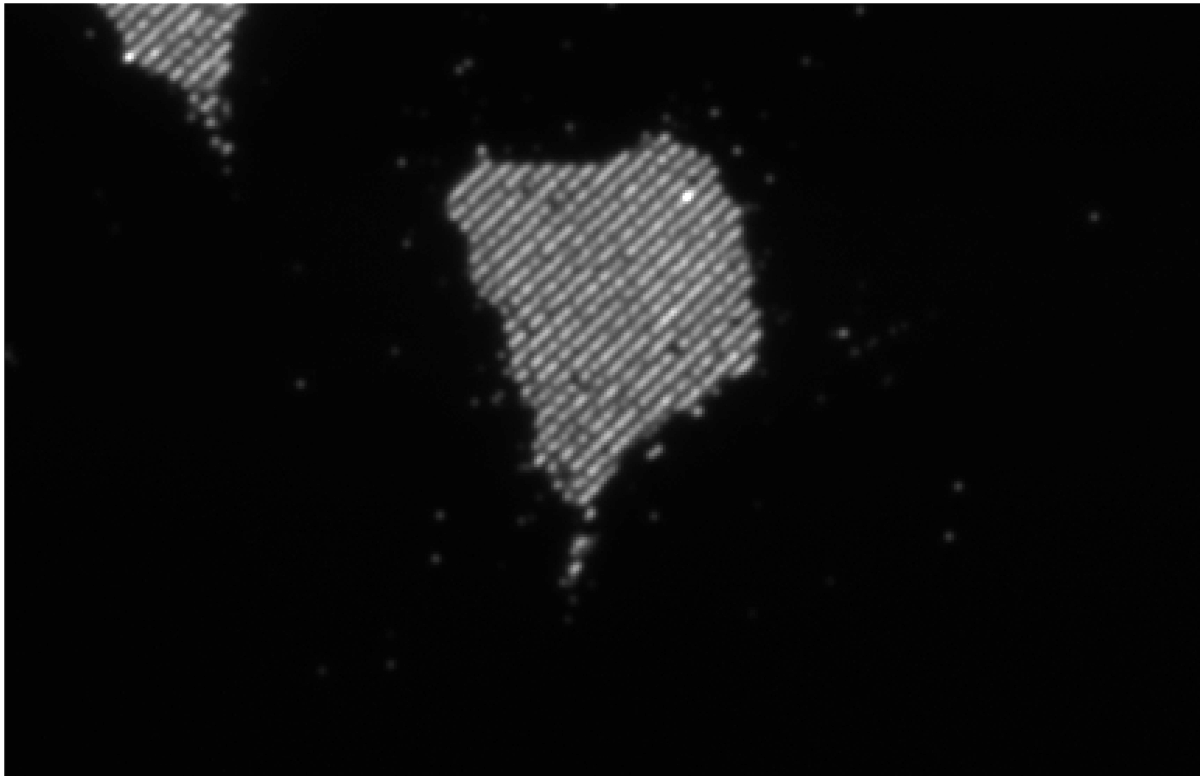
#> input picture midterm/cells-SIM.tif, 1202 x 777 px
$ jupyter execute --allow-errors Andrey-Goncharov-BIA2025-Midterm.ipynb
#> lines starting #> are read from the running program, lines starting #| are printed output that depends on the picture; after the words box and inside, x2 and y2 are one past the last pixel; in counts of white or black regions, pixels touching at a corner belong together
# Problem 1

**Q1** This subcephalic superthoracic organ is ventral with regard to midfrontal coronal plane and includes dextral and sinistral lobes which are equidistant from the midsagittal plane.” What organ is this radiologist talking about? What modality is the safest and the most reasonable choice for imaging its cranial-caudal motus?

**Answer:**
The organ is the thyroid gland. Ultrasound is the safest and most reasonable choice.

**Q2** What is the Fourier Transform of the Point Spread Function? Which computer tomography machine is more expensive: the one that has a large value of the integral under the curve of this transform; or the one with a small value?

**Answer:**
It is modulation transfer function (MTF): $H(u,v) = F(h(x,y))$. The machine with a large value under the integral curve is more expensive.

**Q3** What is the major difference between a phase contrast microscope and a confocal microscope?

**Answer:**
Phase‑contrast boosts contrast across the whole volume, whereas confocal removes out‑of‑focus light to achieve optical sectioning and much cleaner images at the cost of much slower speed.

**Q4** How much of X-ray radiation (in mSv) is transmitted to a patient during a typical dental X-ray? How does that compare to the natural radiation background on the Earth?

**Answer:**
Dental X‑ray is 0.005 mSv. It is comparable to 1 day of natural background radiation.

# Problem 2

## Problem 2.1.

[cell 1]
import numpy as np
import matplotlib.pyplot as plt
from skimage import io, transform, filters, measure
from skimage.metrics import peak_signal_noise_ratio as psnr, structural_similarity as ssim

img_orig = io.imread("cells-SIM.tif")
#> img_orig is the input picture: shape (777, 1202); min 0, max 255, mean 16.2

print(img_orig.shape)
#| (777, 1202)

plt.figure(figsize=(6, 4))
plt.imshow(img_orig, cmap="gray")
plt.title("Original cells‑SIM.tif")
plt.axis("off")

[cell 2]
img = np.copy(img_orig)

# Remove white border
img[:10, :10] = 0
#> img: shape (777, 1202); 0.01% of pixels changed, all inside (x1, y1, x2, y2) = (0, 0, 10, 10)
img[:10, -10:] = 0
#> img: shape (777, 1202); min 0, max 255, mean 16.2
img[-10:, -10:] = 0
#> img: shape (777, 1202); min 0, max 255, mean 16.2
img[-10:, :10] = 0
#> img: shape (777, 1202); min 0, max 255, mean 16.1

F = np.fft.fft2(img)
F_shift = np.fft.fftshift(F)

plt.figure(figsize=(6, 4))
plt.imshow(np.log(1 + np.abs(F_shift)), cmap="gray")
plt.title("Fourier Spectrum before")
plt.axis("off")

[cell 3]
magnitude = np.log1p(np.abs(F_shift))
h, w = magnitude.shape
#> h = 777; w = 1202
cy, cx = h // 2, w // 2
#> cy = 388; cx = 601
mask = np.ones_like(magnitude, bool)
mask[cy - 10 : cy + 11, :] = False
mask[:, cx - 10 : cx + 11] = False
mag_masked = magnitude * mask
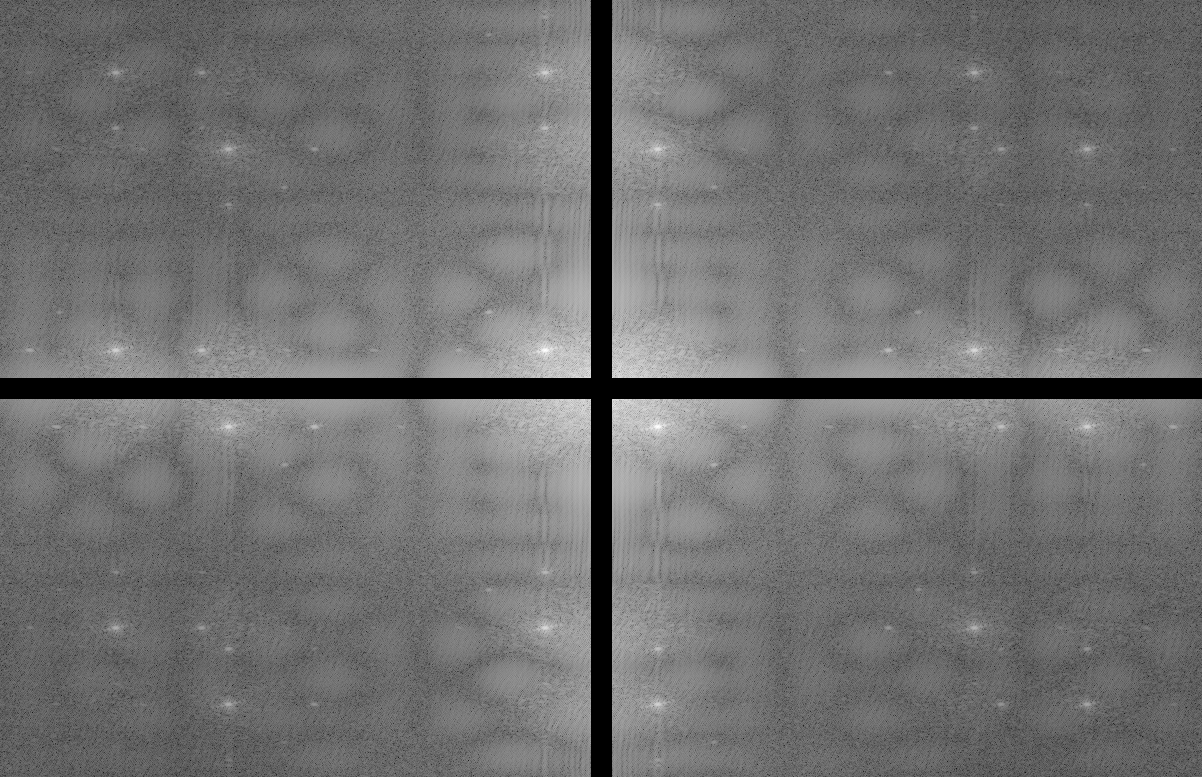
#> mag_masked: shape (777, 1202) float64; min 0, max 13.98, mean 6.17; drawn with min black and max white

inds = np.dstack(np.unravel_index(np.argsort(mag_masked.ravel())[-2:], magnitude.shape))[0]
#> inds = [[350, 545], [426, 657]]
peaks = [(int(y), int(x)) for y, x in inds]
#> peaks = [(350, 545), (426, 657)]

# Create notch filter zeros around peaks and their mirrored positions
notch = F_shift.copy()
for y, x in peaks + [(h - y, w - x) for y, x in peaks]:
    yy, xx = np.ogrid[:h, :w]
    mask_disk = (yy - y) ** 2 + (xx - x) ** 2 <= 8**2
    notch[mask_disk] = 0
#> this loop made 4 passes
#> (y, x) on passes 1 to 4: (350, 545), (426, 657), (427, 657), (351, 545)
#> pass 1, `mask_disk = (yy - y) ** 2 + (xx - x) ** 2 <= 8**2`:
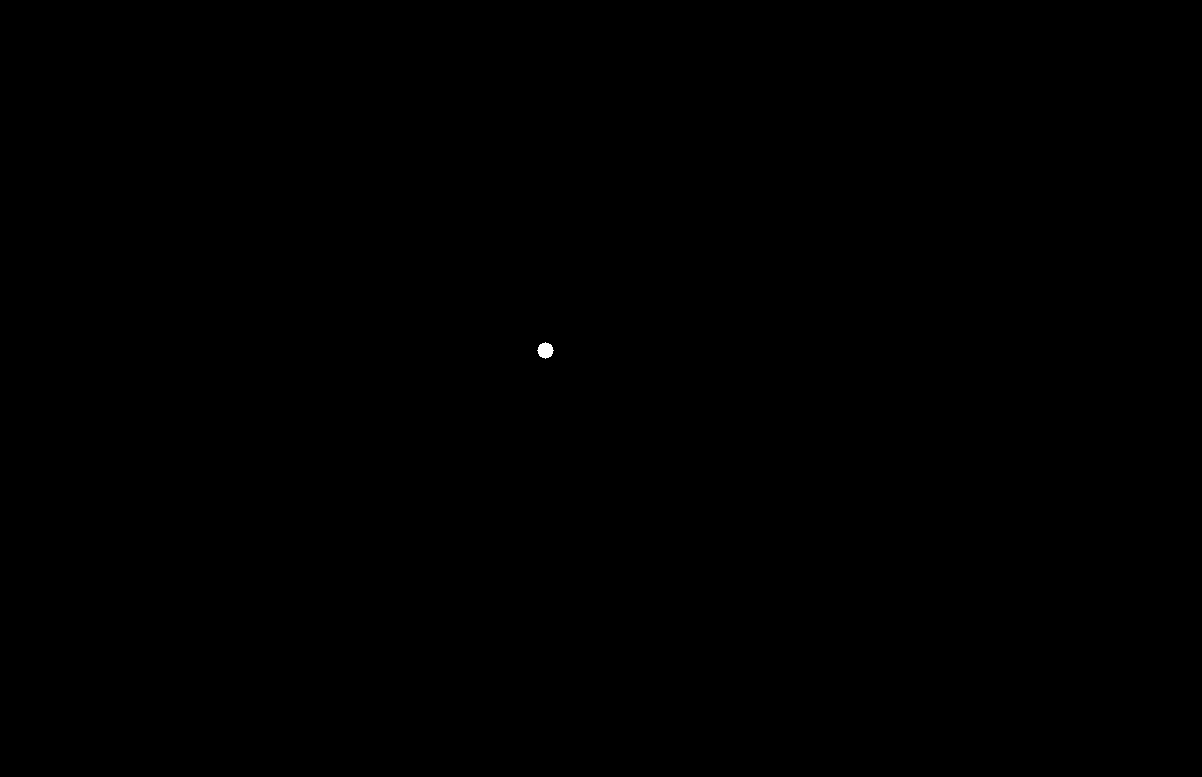
#> mask_disk: shape (777, 1202) bool; 0.02% white; 1 white region, box (x1, y1, x2, y2) and area: (537, 342, 554, 359) 197

plt.figure(figsize=(6, 4))
plt.imshow(np.log(1 + np.abs(notch)), cmap="gray")
plt.title("Fourier Spectrum after")
plt.axis("off")

F_notch = np.fft.ifftshift(notch)
img_filtered = np.real(np.fft.ifft2(F_notch))

plt.figure(figsize=(6, 4))
plt.imshow(img_filtered, cmap="gray")
plt.title("Filtered image")
plt.axis("off")

[cell 4]
# Try more peaks
inds = np.dstack(np.unravel_index(np.argsort(mag_masked.ravel())[-100:], magnitude.shape))[0]
#> inds = 100 pairs, first value 346 to 430, second value 537 to 665
peaks = [(int(y), int(x)) for y, x in inds]
#> peaks has the same summary as inds

notch = F_shift.copy()
for y, x in peaks + [(h - y, w - x) for y, x in peaks]:
    yy, xx = np.ogrid[:h, :w]
    mask_disk = (yy - y) ** 2 + (xx - x) ** 2 <= 8**2
    notch[mask_disk] = 0
#> this loop made 200 passes
#> (y, x) on passes 1 to 3: (346, 544), (430, 658), (406, 614)

plt.figure(figsize=(6, 4))
plt.imshow(np.log(1 + np.abs(notch)), cmap="gray")
plt.title("Fourier Spectrum after")
plt.axis("off")

F_notch = np.fft.ifftshift(notch)
img_filtered = np.real(np.fft.ifft2(F_notch))

plt.figure(figsize=(6, 4))
plt.imshow(img_filtered, cmap="gray")
plt.title("Filtered image")
plt.axis("off")

[cell 5]
# Try gaussian filter

inds = np.dstack(np.unravel_index(np.argsort(mag_masked.ravel())[-2:], magnitude.shape))[0]
#> inds = [[350, 545], [426, 657]]
peaks = [(int(y), int(x)) for y, x in inds]
#> peaks = [(350, 545), (426, 657)]

# 5) Build a 2D Gaussian notch filter
U, V = np.meshgrid(np.arange(w) - cx, np.arange(h) - cy)
notch = np.ones_like(F_shift, float)
sigma = 10.0
for y, x in peaks + [(h - y, w - x) for y, x in peaks]:
    notch *= 1 - np.exp(-(((V - (y - cy)) ** 2 + (U - (x - cx)) ** 2) / (2 * sigma**2)))
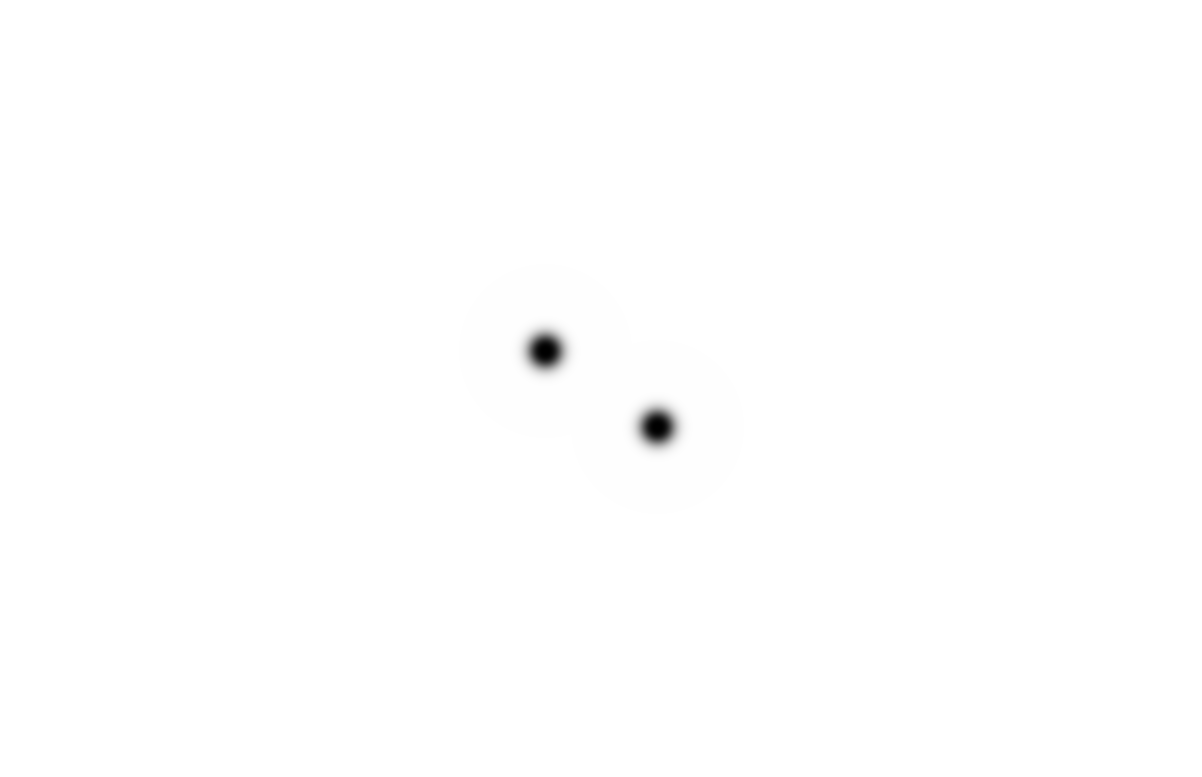
#> notch: shape (777, 1202) float64; min 0, max 1, mean 0.998

notch = F_shift * notch

plt.figure(figsize=(6, 4))
plt.imshow(np.log(1 + np.abs(notch)), cmap="gray")
plt.title("Fourier Spectrum after")
plt.axis("off")

F_notch = np.fft.ifftshift(notch)
img_filtered = np.real(np.fft.ifft2(F_notch))

plt.figure(figsize=(6, 4))
plt.imshow(img_filtered, cmap="gray")
plt.title("Filtered image")
plt.axis("off")

[cell 6]
# Segmentation Before and After Filtering

th_before = filters.threshold_otsu(img_orig)
#> th_before = 66
mask_before = img_orig > th_before
#> mask_before: shape (777, 1202) bool; 9.9% white; 12 white regions (1 under 20 px), largest, box (x1, y1, x2, y2) and area: (447, 132, 763, 506) 71281, (0, 0, 1202, 777) 20312, (571, 537, 590, 555) 231

th_after = filters.threshold_otsu(img_filtered)
#> th_after = 64.91
mask_after = img_filtered > th_after
#> mask_after: shape (777, 1202) bool; 10% white; 23 white regions (12 under 20 px)

fig, axes = plt.subplots(1, 2, figsize=(10, 4))
axes[0].imshow(mask_before, cmap="gray")
axes[0].set_title("Segmentation Before")
axes[0].axis("off")
axes[1].imshow(mask_after, cmap="gray")
axes[1].set_title("Segmentation After")
axes[1].axis("off")

[cell 7]
# PSNR, SSIM and Area of the Central Cell

# Find the largest segmented region (the big cell), crop its region, and compute:
# - PSNR and SSIM between the raw ROI and the filtered ROI
# - Pixel area of the ROI before and after filtering

labels = measure.label(mask_after)
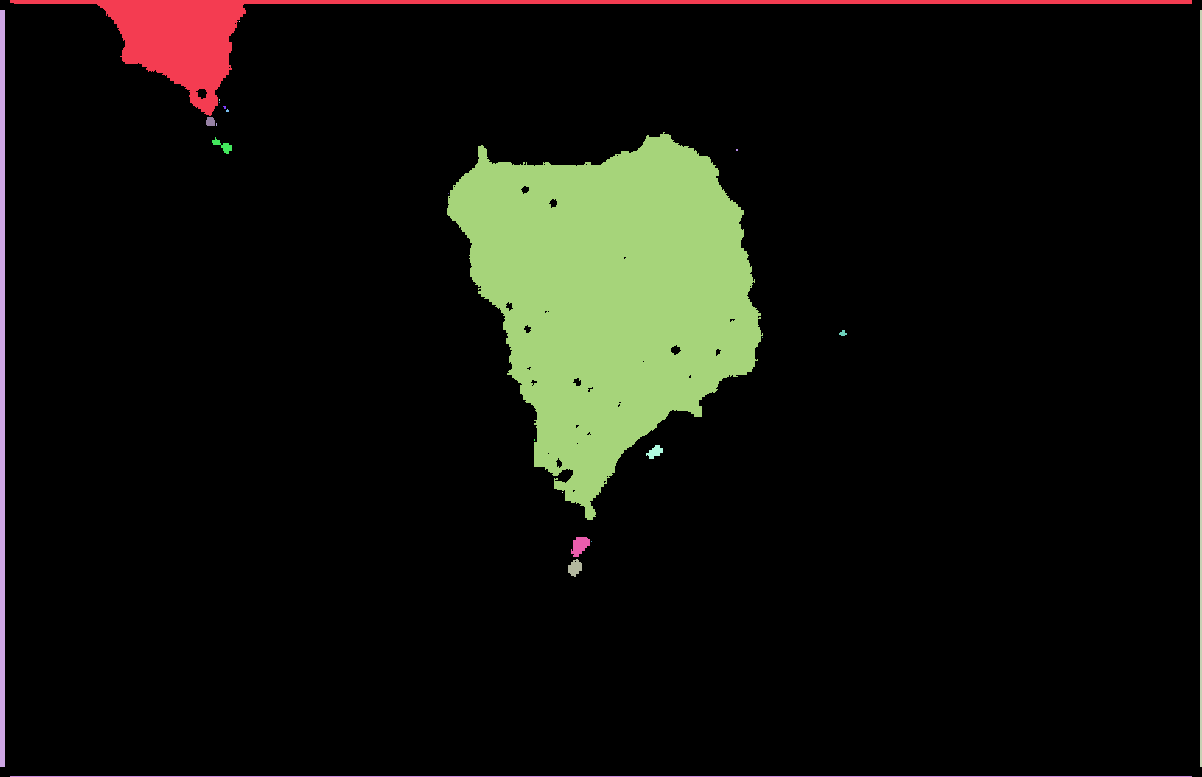
#> labels: shape (777, 1202) int32; 24 distinct labels, from 0 to 23; one colour per label, 0 black
props = measure.regionprops(labels)
#> props = 23 regions; largest, box (x1, y1, x2, y2) and area: (447, 132, 763, 520) 72228, (10, 0, 1192, 116) 13850, (0, 10, 5, 767) 3785, (1200, 10, 1202, 767) 1514, (10, 776, 1192, 777) 1182
big_region = max(props, key=lambda r: r.area)
minr, minc, maxr, maxc = big_region.bbox
#> minr = 132; minc = 447; maxr = 520; maxc = 763

roi_before = img_orig[minr:maxr, minc:maxc]
roi_after = img_filtered[minr:maxr, minc:maxc]
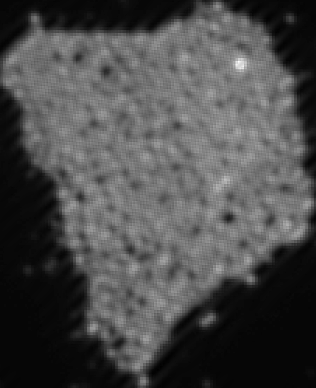
#> roi_after: shape (388, 316) float64; min -3.63, max 257.4, mean 72.5; drawn with min black and max white

dr = roi_before.max() - roi_before.min()
#> dr = 255
psnr_after = psnr(roi_before, roi_after, data_range=dr)
#> psnr_after = 24.21
ssim_after = ssim(roi_before, roi_after, data_range=dr)
#> ssim_after = 0.685

area_before = (roi_before > th_before).sum()
#> area_before = 71536
area_after = (roi_after > th_after).sum()
#> area_after = 72373

print(f"PSNR (before vs after):  {psnr_after:.2f} dB")
#| PSNR (before vs after):  24.21 dB
print(f"SSIM (before vs after):  {ssim_after:.3f}")
#| SSIM (before vs after):  0.685
print(f"Area (before):           {area_before} px")
#| Area (before):           71536 px
print(f"Area (after):            {area_after} px")
#| Area (after):            72373 px
